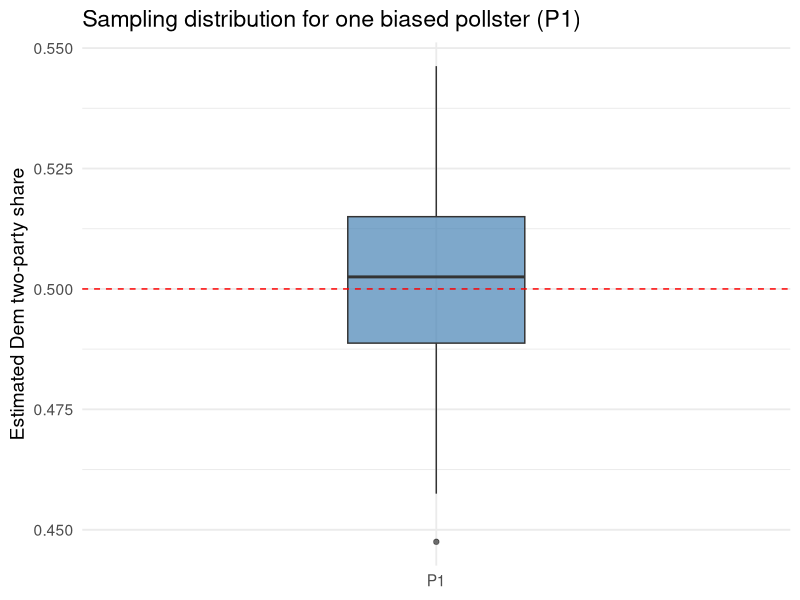
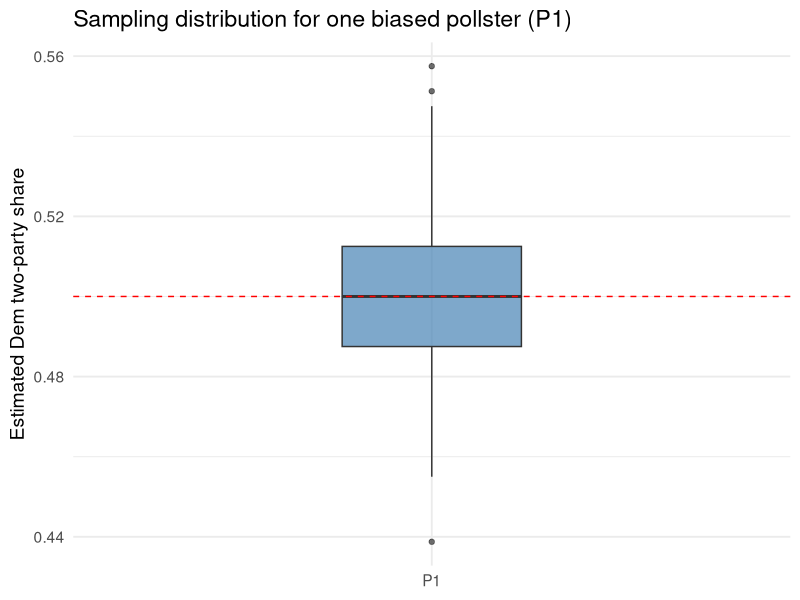
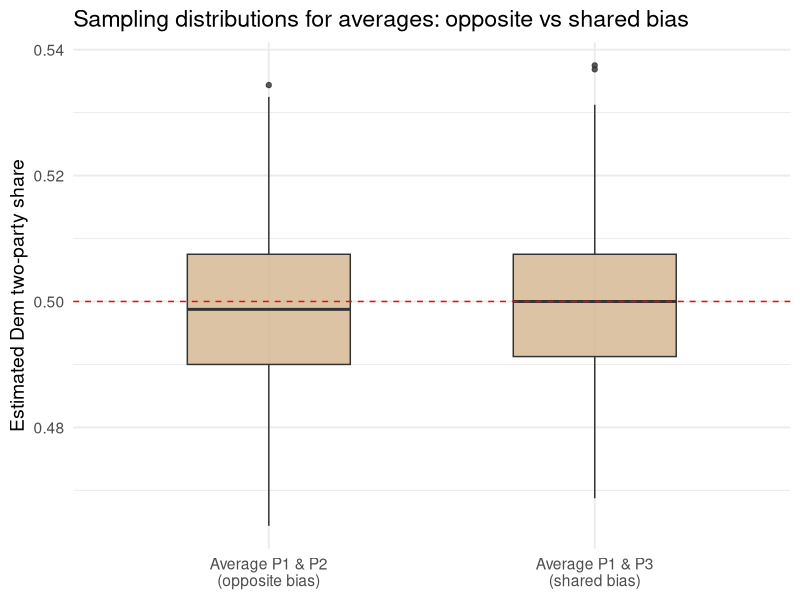

Write R code to recreate these figures, in order. (Note: this script raises an error after producing the figures.)
## ---- chunk 1
#| eval: true
#| echo: false
#| warning: false
#| message: false

library(tidyverse)
library(dplyr)
library(tidyr)
library(ggplot2)

set.seed(123)

true_types <- tibble(
  type        = c("A_college_D", "B_noncollege_D",
                  "C_college_R", "D_noncollege_R"),
  pop_share   = c(0.25, 0.25, 0.25, 0.25),
  dem_support = c(0.90, 0.80, 0.10, 0.20)
)

true_dem_share <- sum(true_types$pop_share * true_types$dem_support)

simulate_poll <- function(N = 800, name = "Poll", select_weights) {
  df <- true_types %>%
    mutate(sel_w = select_weights[type],
           prob  = pop_share * sel_w)
  df$prob <- df$prob / sum(df$prob)

  sampled_types <- sample(df$type, size = N, replace = TRUE, prob = df$prob)

  poll <- tibble(type = sampled_types) %>%
    left_join(true_types, by = "type") %>%
    mutate(dem_vote = rbinom(n(), 1, dem_support))

  est <- mean(poll$dem_vote)

  list(est = est)
}

w_poll1 <- c(
  A_college_D    = 1.2,
  B_noncollege_D = 0.7,
  C_college_R    = 1.2,
  D_noncollege_R = 0.7
)

w_poll2 <- c(
  A_college_D    = 0.7,
  B_noncollege_D = 1.2,
  C_college_R    = 0.7,
  D_noncollege_R = 1.2
)

w_poll3 <- w_poll1  # same bias as pollster 1


## ---- chunk 2
#| echo: false
#| fig-align: "center"
#| fig-width: 7
#| fig-height: 4

R <- 500  # number of hypothetical repeated polls

sim_P1 <- tibble(
  rep      = 1:R,
  est_P1   = map_dbl(rep, ~ simulate_poll(800, "P1", w_poll1)$est)
)

ggplot(sim_P1, aes(y = est_P1, x = "P1")) +
  geom_boxplot(width = 0.3, fill = "steelblue", alpha = 0.7) +
  geom_hline(yintercept = true_dem_share,
             linetype = "dashed", color = "red") +
  labs(
    title = "Sampling distribution for one biased pollster (P1)",
    x     = NULL,
    y     = "Estimated Dem two-party share"
  ) +
  theme_minimal(base_size = 14)

#| echo: false
#| fig-align: "center"
#| fig-width: 7
#| fig-height: 4

R <- 500  # number of hypothetical repeated polls

sim_P1 <- tibble(
  rep      = 1:R,
  est_P1   = map_dbl(rep, ~ simulate_poll(800, "P1", w_poll1)$est)
)

ggplot(sim_P1, aes(y = est_P1, x = "P1")) +
  geom_boxplot(width = 0.3, fill = "steelblue", alpha = 0.7) +
  geom_hline(yintercept = true_dem_share,
             linetype = "dashed", color = "red") +
  labs(
    title = "Sampling distribution for one biased pollster (P1)",
    x     = NULL,
    y     = "Estimated Dem two-party share"
  ) +
  theme_minimal(base_size = 14)


## ---- chunk 3
#| eval: true
#| echo: false
#| warning: false
#| message: false
#| fig-align: "center"



# Pollster 1: over-samples college types, under-samples noncollege
w_poll1 <- c(
  A_college_D    = 1.2,
  B_noncollege_D = 0.7,
  C_college_R    = 1.2,
  D_noncollege_R = 0.7
)

# Pollster 2: mirror image of pollster 1
w_poll2 <- c(
  A_college_D    = 0.7,
  B_noncollege_D = 1.2,
  C_college_R    = 0.7,
  D_noncollege_R = 1.2
)

## ---- chunk 4
#| echo: false
#| fig-align: "center"
#| fig-width: 7
#| fig-height: 4

R <- 500

sim_pairs <- tibble(
  rep       = 1:R,
  est_P1    = map_dbl(rep, ~ simulate_poll(800, "P1", w_poll1)$est),
  est_P2    = map_dbl(rep, ~ simulate_poll(800, "P2", w_poll2)$est),
  est_P3    = map_dbl(rep, ~ simulate_poll(800, "P3", w_poll3)$est)
) %>%
  mutate(
    avg_P1P2 = (est_P1 + est_P2) / 2,  # opposite biases
    avg_P1P3 = (est_P1 + est_P3) / 2   # shared bias
  )

sim_long <- sim_pairs %>%
  select(avg_P1P2, avg_P1P3) %>%
  pivot_longer(everything(),
               names_to = "combo",
               values_to = "estimate") %>%
  mutate(combo = recode(combo,
                        avg_P1P2 = "Average P1 & P2\n(opposite bias)",
                        avg_P1P3 = "Average P1 & P3\n(shared bias)"))

ggplot(sim_long, aes(x = combo, y = estimate)) +
  geom_boxplot(width = 0.5, fill = "tan", alpha = 0.8) +
  geom_hline(yintercept = true_dem_share,
             linetype = "dashed", color = "red") +
  labs(
    title = "Sampling distributions for averages: opposite vs shared bias",
    x     = NULL,
    y     = "Estimated Dem two-party share"
  ) +
  theme_minimal(base_size = 14)


## ---- chunk 5
#| eval: true
#| echo: false
#| warning: false
#| message: false
#| fig-align: "center"

sim_list <- list()

for (k in 1:10) {
  sim_list[[paste0("P1_", k)]] <- simulate_poll(800, paste0("P1_", k), w_poll1)
  sim_list[[paste0("P2_", k)]] <- simulate_poll(800, paste0("P2_", k), w_poll2)
  sim_list[[paste0("P3_", k)]] <- simulate_poll(800, paste0("P3_", k), w_poll3)
}

# Collect estimates
ests <- bind_rows(lapply(names(sim_list), function(nm) {
  tibble(
    poll     = nm,
    pollster = substr(nm, 1, 2),
    est_dem  = sim_list[[nm]]$est
  )
}))

# Composition deviations
comp <- bind_rows(lapply(names(sim_list), function(nm) {
  sim_list[[nm]]$comp %>% mutate(poll_full = nm)
}))

ggplot(ests, aes(x = pollster, y = est_dem)) +
  geom_boxplot() +
  geom_hline(yintercept = true_dem_share,
             linetype = "dashed", color = "red") +
  labs(
    title = "Poll estimates by pollster",
    y     = "Estimated Dem two-party share",
    x     = "Pollster"
  )

## ---- chunk 6
#| eval: true
#| echo: false
#| warning: false
#| message: false
#| fig-align: "center"


sel_polls <- c("P1_1", "P2_1", "P3_1")

comp_plot <- comp %>%
  filter(poll_full %in% sel_polls) %>%
  mutate(pollster = substr(poll_full, 1, 2))

ggplot(comp_plot, aes(x = type, y = diff_share, fill = pollster)) +
  geom_col(position = position_dodge()) +
  geom_hline(yintercept = 0) +
  labs(
    title = "Sample minus population share by voter type",
    y     = "Sample share - population share",
    x     = "Voter type"
  ) +
  theme(axis.text.x = element_text(angle = 30, hjust = 1))
